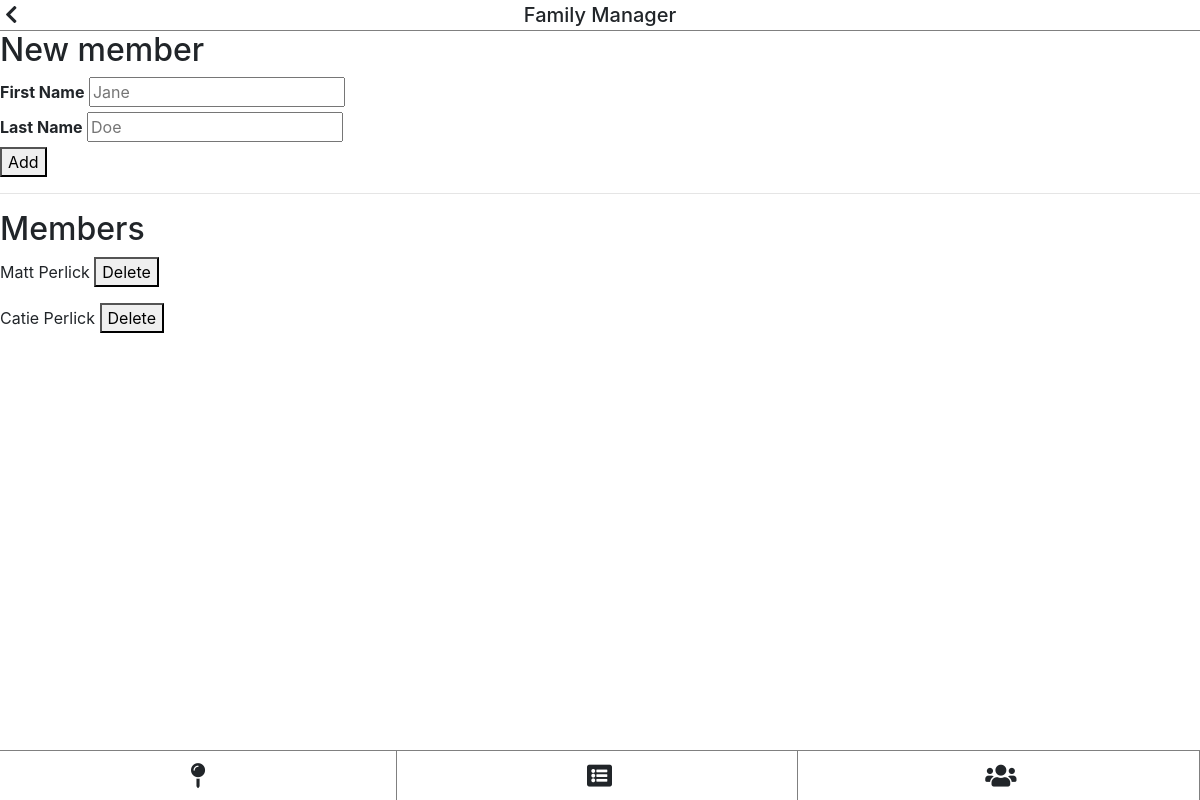
The app's page /family-manager (signed in) with its own data.
### tables this page shows
CREATE TABLE people (id INTEGER PRIMARY KEY, user_id INTEGER, first varchar(255), last varchar(255));

### pages.py (the view)
@pages.route('/family-manager')
@flask_login.login_required
def pages_familyManager():
	data = {}
	data['title'] = "Family Manager"
	uid = flask_login.current_user.get_id()
	data['members'] = db.get_db().query("select * from people where user_id=" + str(uid))
	return render_template('pages/family-manager.html', data=data)

### auth.py (called while the page is built)
	def get_id(self):
		return self.id

### database.py (called while the page is built)
	def get_db():
		try:
			db = getattr(g, '_database', None)
		except NameError:
			db = Database()
			g = lambda: None #funny syntax that lets me set an attribute on global g
			setattr(g, '_database', db)
		return db

	def query(self, sql, parameters=[]):
		c = self.conn.cursor()
		c.execute(sql, parameters)
		self.conn.commit()
		return c.fetchall()

### main.py (called while the page is built)
@app.teardown_appcontext
def close_connection(exception):
	try:
		db = getattr(g, '_database', None)
		db.close()
	except NameError:
		pass

@login_manager.user_loader
def load_user(id):
	res = db.get_db().query("select * from users where id='" + str(id) + "'")
	if len(res) == 1:
		user = User(res[0][0], res[0][1])
		user.is_authenticated = True
		return user
	else:
		return None

### templates/pages/family-manager.html (shortened to what this page needs)
{% extends "pages/base.html" %}
{% block content %}
<h2>New member</h2>
<form action="{{ url_for('api.api_add_member') }}" method="post">
	<label for="firt"><b>First Name</b></label>
	<input type="text" placeholder="Jane" name="first" required><br>
	<label for="last"><b>Last Name</b></label>
	<input type="text" placeholder="Doe" name="last" required><br>
	<button type="submit">Add</button>
</form>
<hr>
<h2>Members</h2>
{% for person in data.members %}
	<form action="{{ url_for('api.api_delete_member') }}" method="post">
		{{ person[2] }} {{ person[3] }}
		<button type="submit">Delete</button><br>
	</form>
{% endfor %}
{% endblock %}

### public/css/global.css (style rules this page uses)
body { margin: 0; }

### records on screen
people: first "Matt", last "Perlick"
people: first "Catie", last "Perlick"

### other values on screen
{{ data.title }} "Family Manager"
